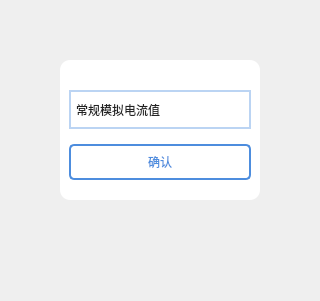
         <widget class="QWidget" name="interface_page">
          <layout class="QHBoxLayout" name="horizontalLayout_30">
           <item>
            <spacer name="horizontalSpacer_10">
             <property name="orientation">
              <enum>Qt::Horizontal</enum>
             </property>
             <property name="sizeHint" stdset="0">
              <size>
               <width>40</width>
               <height>20</height>
              </size>
             </property>
            </spacer>
           </item>
           <item>
            <widget class="QWidget" name="widget_38" native="true">
             <layout class="QVBoxLayout" name="verticalLayout_14">
              <property name="bottomMargin">
               <number>50</number>
              </property>
              <item>
               <spacer name="verticalSpacer_10">
                <property name="orientation">
                 <enum>Qt::Vertical</enum>
                </property>
                <property name="sizeHint" stdset="0">
                 <size>
                  <width>20</width>
                  <height>40</height>
                 </size>
                </property>
               </spacer>
              </item>
              <item>
               <widget class="QWidget" name="widget_37" native="true">
                <property name="minimumSize">
                 <size>
                  <width>200</width>
                  <height>0</height>
                 </size>
                </property>
                <property name="font">
                 <font>
                  <family>Arial</family>
                 </font>
                </property>
                <property name="styleSheet">
                 <string notr="true">#widget_37 {
	background-color: rgb(255, 255, 255);
	border-radius: 10px;
}</string>
                </property>
                <layout class="QVBoxLayout" name="verticalLayout_13">
                 <property name="spacing">
                  <number>15</number>
                 </property>
                 <property name="topMargin">
                  <number>30</number>
                 </property>
                 <property name="bottomMargin">
                  <number>20</number>
                 </property>
                 <item>
                  <widget class="QComboBox" name="interfaceComboBox">
                   <property name="minimumSize">
                    <size>
                     <width>0</width>
                     <height>39</height>
                    </size>
                   </property>
                   <property name="styleSheet">
                    <string notr="true">QComboBox{
    color: #232323;
    font: normal normal 18px &quot;Microsoft YaHei&quot;;
    padding: 0px 0px 0px 5px;
    border: 2px solid rgb(187, 212, 243);
    background-color: white;
    min-height: 35px;
} 
/* 下拉后的整个下拉窗体样式 */
QComboBox QAbstractItemView {
    background-color: rgb(85, 170, 255);
    color: rgb(255, 255, 255);
    font: normal normal 18px &quot;Microsoft YaHei&quot;;
} 
QComboBox QAbstractItemView::item{
    height:35px;
    color:#666666;
    background-color:#FFFFFF;
}
QComboBox QAbstractItemView::item:selected{
    background-color:rgba(33, 136, 241, 255);
    color:#ffffff;
}
/* 下拉箭头区域样式 */
QComboBox::drop-down{
    border: none;
    padding-right: 5px;
}
/* 下拉箭头样式 */
QComboBox::down-arrow {
    image: url(:/image/down.png);
    height:15px;
    width: 15px;
}</string>
                   </property>
                   <item>
                    <property name="text">
                     <string>常规模拟电流值</string>
                    </property>
                   </item>
                   <item>
                    <property name="text">
                     <string>大气压强传感器</string>
                    </property>
                   </item>
                   <item>
                    <property name="text">
                     <string>温度传感器</string>
                    </property>
                   </item>
                  </widget>
                 </item>
                 <item>
                  <widget class="QWidget" name="widget_39" native="true">
                   <layout class="QHBoxLayout" name="horizontalLayout_31">
                    <property name="spacing">
                     <number>0</number>
                    </property>
                    <property name="leftMargin">
                     <number>0</number>
                    </property>
                    <property name="topMargin">
                     <number>0</number>
                    </property>
                    <property name="rightMargin">
                     <number>0</number>
                    </property>
                    <property name="bottomMargin">
                     <number>0</number>
                    </property>
                    <item>
                     <widget class="QPushButton" name="interfaceConfirmButton">
                      <property name="styleSheet">
                       <string notr="true">QPushButton:!hover{
	font: normal normal 16px &quot;Microsoft YaHei&quot;;
	color: rgb(77, 141, 222);
	border-radius: 5px;
	border: 2px solid rgb(77, 141, 222);
	padding: 7px 20px 7px 20px;
	background-color: white;
}

QPushButton:hover{
	font: normal normal 16px &quot;Microsoft YaHei&quot;;
	color: white;
	border-radius: 5px;
	border: none;
	padding: 8px 20px 8px 20px;
	background-color: rgba(78, 153, 250,150);
}</string>
                      </property>
                      <property name="text">
                       <string>确认</string>
                      </property>
                     </widget>
                    </item>
                   </layout>
                  </widget>
                 </item>
                </layout>
               </widget>
              </item>
              <item>
               <spacer name="verticalSpacer_11">
                <property name="orientation">
                 <enum>Qt::Vertical</enum>
                </property>
                <property name="sizeHint" stdset="0">
                 <size>
                  <width>20</width>
                  <height>40</height>
                 </size>
                </property>
               </spacer>
              </item>
             </layout>
            </widget>
           </item>
           <item>
            <spacer name="horizontalSpacer_11">
             <property name="orientation">
              <enum>Qt::Horizontal</enum>
             </property>
             <property name="sizeHint" stdset="0">
              <size>
               <width>40</width>
               <height>20</height>
              </size>
             </property>
            </spacer>
           </item>
          </layout>
         </widget>
